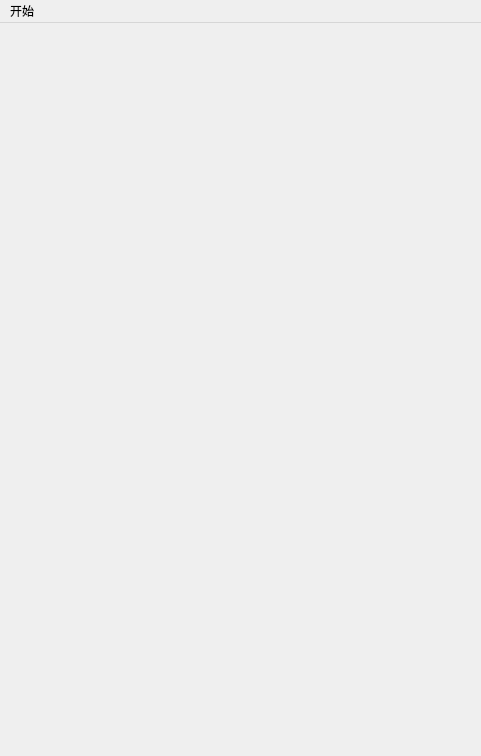
<?xml version="1.0" encoding="UTF-8"?>
<ui version="4.0">
 <class>MainScene</class>
 <widget class="QMainWindow" name="MainScene">
  <property name="geometry">
   <rect>
    <x>0</x>
    <y>0</y>
    <width>481</width>
    <height>756</height>
   </rect>
  </property>
  <property name="windowTitle">
   <string>MainScene</string>
  </property>
  <widget class="QWidget" name="centralWidget"/>
  <widget class="QMenuBar" name="menuBar">
   <property name="geometry">
    <rect>
     <x>0</x>
     <y>0</y>
     <width>481</width>
     <height>26</height>
    </rect>
   </property>
   <widget class="QMenu" name="menu">
    <property name="title">
     <string>开始</string>
    </property>
    <addaction name="actionQuit"/>
   </widget>
   <addaction name="menu"/>
  </widget>
  <action name="actionQuit">
   <property name="text">
    <string>退出</string>
   </property>
  </action>
 </widget>
 <layoutdefault spacing="6" margin="11"/>
 <resources/>
 <connections/>
</ui>
